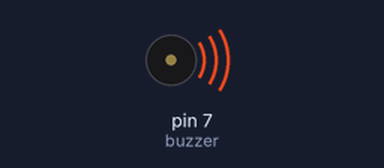
Recording of a sketch running on a simulated Arduino Uno, built with avr-gcc and run on an emulated ATmega328P. Shown: buzzer (waves = sounding, pin HIGH).

Above: at 0.1 s.
Timing chart, 0 to 1.6 s (numbered marks = the images above):
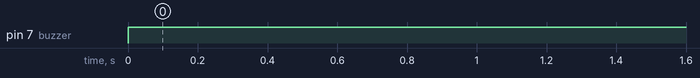

The sketch:

Buzzer_sensor.ino
```cpp
int buzzer = 7 ;
void setup() {
  // put your setup code here, to run once:
    Serial.begin(9600);
    pinMode(buzzer , OUTPUT);
}

void loop() {
  // put your main code here, to run repeatedly:
    digitalWrite(buzzer , 1);
}
```

Measured:
- by itself, pin 7 (buzzer): LOW → HIGH at 0.00 s
